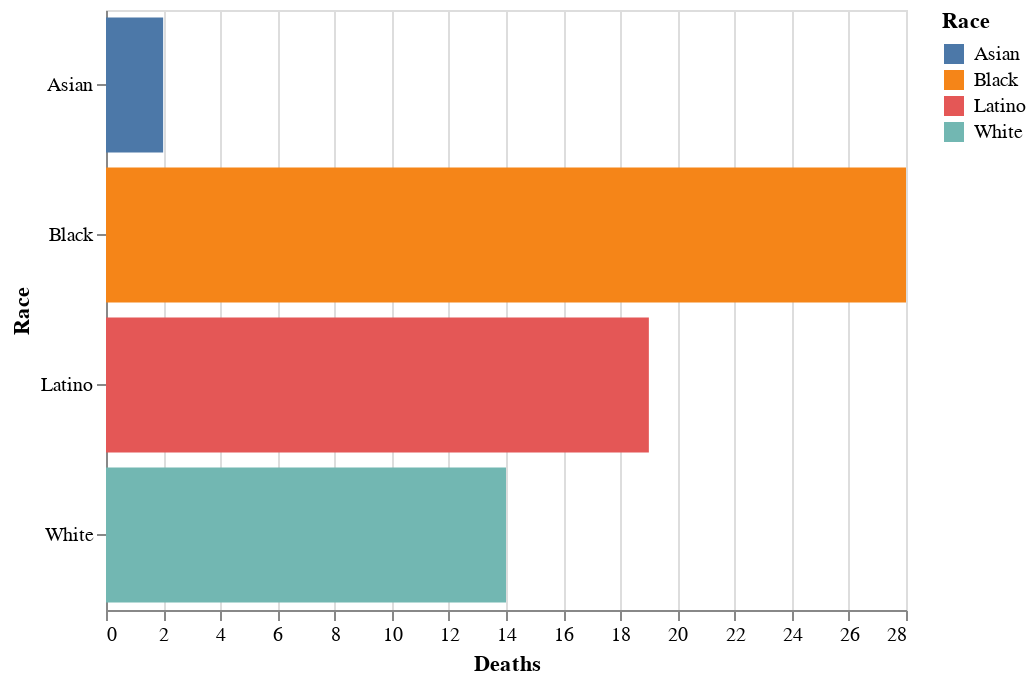

Notebook cell for this chart:
### Markdown cell above
### Styling it out

You can quickly clean up with the cjart with axes options.

### Code cell
alt.Chart(df).mark_bar().encode(
    x=alt.X("count()", axis=alt.Axis(title="Deaths")),
    y=alt.Y("race", axis=alt.Axis(title="Race")),
    color=alt.Color("race", legend=alt.Legend(title="Race"))
)

### Figure 1 — Vega-Lite specification as saved in the notebook (floating-point values rounded to 4 significant figures)
{"$schema": "https://vega.github.io/schema/vega-lite/v2.3.0.json", "config": {"view": {"height": 300, "width": 400}}, "data": {"values": [{"address": "2009 W. 6th St.", "age": 18, "death_date": "1992-04-30", "first_name": "Cesar A.", "gender": "Male", "last_name": "Aguilar", "latitude": 34.06, "longitude": -118.3, "neighborhood": "Westlake", "race": "Latino", "type": "Officer-involved shooting"}, {"address": "Main & College streets", "age": 42, "death_date": "1992-05-01", "first_name": "George", "gender": "Male", "last_name": "Alvarez", "latitude": 34.06, "longitude": -118.2, "neighborhood": "Chinatown", "race": "Latino", "type": "Not riot-related"}, {"address": "3100 Rosecrans Ave.", "age": 40, "death_date": "1992-05-23", "first_name": "Wilson", "gender": "Male", "last_name": "Alvarez", "latitude": 33.9, "longitude": -118.3, "neighborhood": "Hawthorne", "race": "Latino", "type": "Homicide"}, {"address": "Rosecrans & Chester avenues", "age": 30, "death_date": "1992-04-30", "first_name": "Brian E.", "gender": "Male", "last_name": "Andrew", "latitude": 33.9, "longitude": -118.2, "neighborhood": "Compton", "race": "Black", "type": "Officer-involved shooting"}, {"address": "1600 W. 60th St.", "age": 87, "death_date": "1992-05-03", "first_name": "Vivian", "gender": "Female", "last_name": "Austin", "latitude": 33.99, "longitude": -118.3, "neighborhood": "Harvard Park", "race": "Black", "type": "Death"}, {"address": "4404 S. Western Ave.", "age": 27, "death_date": "1992-04-30", "first_name": "Franklin", "gender": "Male", "last_name": "Benavidez", "latitude": 34.0, "longitude": -118.3, "neighborhood": "Vermont Square", "race": "Latino", "type": "Officer-involved shooting"}, {"address": "Harbor Freeway near Slauson Avenue", "age": 42, "death_date": "1992-05-02", "first_name": "Carol", "gender": "Female", "last_name": "Benson", "latitude": 33.99, "longitude": -118.3, "neighborhood": "South Park", "race": "Black", "type": "Death"}, {"address": "2740 W. Olympic Blvd.", "age": 30, "death_date": "1992-04-30", "first_name": "Patrick", "gender": "Male", "last_name": "Bettan", "latitude": 34.05, "longitude": -118.3, "neighborhood": "Koreatown", "race": "White", "type": "Homicide"}, {"address": "Vermont & Leeward avenues", "age": 49, "death_date": "1992-04-30", "first_name": "Hector", "gender": "Male", "last_name": "Castro", "latitude": 34.06, "longitude": -118.3, "neighborhood": "Koreatown", "race": "Latino", "type": "Homicide"}, {"address": "Santa Monica Boulevard & Seward Street", "age": 26, "death_date": "1992-04-30", "first_name": "Jerel L.", "gender": "Male", "last_name": "Channell", "latitude": 34.09, "longitude": -118.3, "neighborhood": "Hollywood", "race": "Black", "type": "Death"}, {"address": "Vermont Avenue & 43rd Street", "age": 15, "death_date": "1992-04-30", "first_name": "Gregory", "gender": "Male", "last_name": "Davis Jr.", "latitude": 34.01, "longitude": -118.3, "neighborhood": "Vermont Square", "race": "Black", "type": "Homicide"}, {"address": "5800 block of South Vermont Avenue", "age": null, "death_date": "1992-05-02", "first_name": "John", "gender": "Male", "last_name": "Doe #80", "latitude": 33.99, "longitude": -118.3, "neighborhood": "Vermont-Slauson", "race": "White", "type": "Homicide"}, {"address": "3500 block of Winslow Drive", "age": 56, "death_date": "1992-05-01", "first_name": "Harry", "gender": "Male", "last_name": "Doller", "latitude": 34.09, "longitude": -118.3, "neighborhood": "Silver Lake", "race": "White", "type": "Not riot-related"}, {"address": "614 S. Locust Ave.", "age": 35, "death_date": "1992-04-30", "first_name": "Kevin J.", "gender": "Male", "last_name": "Edwards", "latitude": 33.89, "longitude": -118.2, "neighborhood": "Compton", "race": "Black", "type": "Not riot-related"}, {"address": "Slauson & 7th avenues", "age": 45, "death_date": "1992-04-30", "first_name": "Howard", "gender": "Male", "last_name": "Epstein", "latitude": 33.99, "longitude": -118.3, "neighborhood": "Hyde Park", "race": "White", "type": "Homicide"}, {"address": "7608 S. Compton Ave.", "age": 65, "death_date": "1992-05-02", "first_name": "Juana", "gender": "Female", "last_name": "Espinosa", "latitude": 33.92, "longitude": -118.2, "neighborhood": "Compton", "race": "Latino", "type": "Homicide"}, {"address": "Braddock Drive & Inglewood Boulevard", "age": 24, "death_date": "1992-05-01", "first_name": "Kevin A.", "gender": "Male", "last_name": "Evanahen", "latitude": 33.99, "longitude": -118.4, "neighborhood": "Del Rey", "race": "White", "type": "Homicide"}, {"address": "1005 S. Fresno St.", "age": 15, "death_date": "1992-04-30", "first_name": "Jose L.", "gender": "Male", "last_name": "Garcia", "latitude": 34.03, "longitude": -118.2, "neighborhood": "Boyle Heights", "race": "Latino", "type": "Not riot-related"}, {"address": "10700 block of Burin Avenue", "age": 15, "death_date": "1992-04-30", "first_name": "Mark", "gender": "Male", "last_name": "Garcia", "latitude": 33.94, "longitude": -118.4, "neighborhood": "Lennox", "race": "Latino", "type": "Officer-involved shooting"}, {"address": "12834 Vanowen St.", "age": 32, "death_date": "1992-12-16", "first_name": "Elias", "gender": "Male", "last_name": "Garcia Rivera", "latitude": 34.19, "longitude": -118.4, "neighborhood": "Valley Glen", "race": "Latino", "type": "Homicide"}, {"address": "2034 W. Pico Blvd.", "age": 36, "death_date": "1992-04-30", "first_name": "Andreas", "gender": "Male", "last_name": "Garnica", "latitude": 34.05, "longitude": -118.3, "neighborhood": "Pico-Union", "race": "Latino", "type": "Not riot-related"}, {"address": "Holt & Loranne avenues", "age": 35, "death_date": "1992-05-01", "first_name": "Meeker", "gender": "Male", "last_name": "Gibson", "latitude": 34.06, "longitude": -117.7, "neighborhood": "Pomona", "race": "Black", "type": "Homicide"}, {"address": "Lemon Avenue & Pacific Coast Highway", "age": 32, "death_date": "1992-04-30", "first_name": "Matthew D.", "gender": "Male", "last_name": "Haines", "latitude": 33.79, "longitude": -118.2, "neighborhood": "Long Beach", "race": "White", "type": "Homicide"}, {"address": "Avalon Boulevard & Slauson Avenue", "age": 38, "death_date": "1992-04-29", "first_name": "Jimmie", "gender": "Male", "last_name": "Harris", "latitude": 33.99, "longitude": -118.3, "neighborhood": "South Park", "race": "Black", "type": "Death"}, {"address": "Central Avenue & 112th Street", "age": 17, "death_date": "1992-04-30", "first_name": "DeAndre", "gender": "Male", "last_name": "Harrison", "latitude": 33.93, "longitude": -118.3, "neighborhood": "Green Meadows", "race": "Black", "type": "Officer-involved shooting"}, {"address": "1439 E. Walnut", "age": 38, "death_date": "1992-05-01", "first_name": "Paul D.", "gender": "Male", "last_name": "Horace", "latitude": 34.02, "longitude": -118.2, "neighborhood": "Central-Alameda", "race": "Black", "type": "Homicide"}, {"address": "Main & 51st streets", "age": 56, "death_date": "1992-05-01", "first_name": "Betty", "gender": "Female", "last_name": "Jackson", "latitude": 34.0, "longitude": -118.3, "neighborhood": "South Park", "race": "Black", "type": "Death"}, {"address": "11322 Alvaro St.", "age": 38, "death_date": "1992-04-30", "first_name": "Dennis Ray", "gender": "Male", "last_name": "Jackson", "latitude": 33.93, "longitude": -118.3, "neighborhood": "Watts", "race": "Black", "type": "Officer-involved shooting"}, {"address": "Willowbrook Avenue & Alondra Boulevard", "age": 25, "death_date": "1992-04-30", "first_name": "Tranh", "gender": "Male", "last_name": "Lam", "latitude": 33.89, "longitude": -118.2, "neighborhood": "Compton", "race": "Asian", "type": "Homicide"}, {"address": "Hobart Boulevard & 3rd Street", "age": 18, "death_date": "1992-04-30", "first_name": "Edward Song", "gender": "Male", "last_name": "Lee", "latitude": 34.07, "longitude": -118.3, "neighborhood": "Koreatown", "race": "Asian", "type": "Homicide"}, {"address": "16th Street & Central Avenue", "age": 36, "death_date": "1992-04-30", "first_name": "Frank D.", "gender": "Male", "last_name": "Lopez", "latitude": 34.03, "longitude": -118.2, "neighborhood": "Downtown", "race": "Latino", "type": "Homicide"}, {"address": "Santa Monica Boulevard & Seward Street", "age": 18, "death_date": "1992-04-30", "first_name": "Darnell R.", "gender": "Male", "last_name": "Mallory", "latitude": 34.09, "longitude": -118.3, "neighborhood": "Hollywood", "race": "Black", "type": "Death"}, {"address": "1800 block of East New York Drive", "age": 51, "death_date": "1992-05-01", "first_name": "Lucie R.", "gender": "Female", "last_name": "Maronian", "latitude": 34.18, "longitude": -118.1, "neighborhood": "Altadena", "race": "White", "type": "Homicide"}, {"address": "near North Los Robles Avenue & Claremont Street", "age": 22, "death_date": "1992-05-03", "first_name": "Howard Eugene", "gender": "Male", "last_name": "Martin", "latitude": 34.17, "longitude": -118.1, "neighborhood": "Pasadena", "race": "Black", "type": "Officer-involved shooting"}, {"address": "Avalon Boulevard & 102nd Street", "age": 45, "death_date": "1992-04-30", "first_name": "Ira F.", "gender": "Male", "last_name": "McCurry", "latitude": 33.94, "longitude": -118.3, "neighborhood": "Green Meadows", "race": "White", "type": "Homicide"}, {"address": "Florence Avenue & Cimarron Street", "age": 32, "death_date": "1992-05-01", "first_name": "Alfred V.", "gender": "Male", "last_name": "Miller", "latitude": 33.97, "longitude": -118.3, "neighborhood": "Chesterfield Square", "race": "Black", "type": "Homicide"}, {"address": "120th Street & Central Avenue", "age": 23, "death_date": "1992-04-29", "first_name": "Arturo C.", "gender": "Male", "last_name": "Miranda", "latitude": 33.92, "longitude": -118.3, "neighborhood": "Green Meadows", "race": "Latino", "type": "Homicide"}, {"address": "2137 E. 115th St.", "age": 24, "death_date": "1992-05-01", "first_name": "Suzanne R.", "gender": "Female", "last_name": "Morgan", "latitude": 33.93, "longitude": -118.2, "neighborhood": "Watts", "race": "Black", "type": "Not riot-related"}, {"address": "1601 S. Western Ave.", "age": 20, "death_date": "1992-08-12", "first_name": "Nissar", "gender": "Male", "last_name": "Mustafa", "latitude": 34.04, "longitude": -118.3, "neighborhood": "Harvard Heights", "race": "White", "type": "Homicide"}, {"address": "Western Avenue & 92nd Street", "age": 27, "death_date": "1992-04-30", "first_name": "Ernest", "gender": "Male", "last_name": "Neal Jr.", "latitude": 33.95, "longitude": -118.3, "neighborhood": "Gramercy Park", "race": "Black", "type": "Homicide"}, {"address": "San Pedro & 78th streets", "age": 21, "death_date": "1992-04-30", "first_name": "Anthony", "gender": "Male", "last_name": "Netherly", "latitude": 33.97, "longitude": -118.3, "neighborhood": "Florence", "race": "Black", "type": "Homicide"}, {"address": "Florence Avenue & Flower Street", "age": 21, "death_date": "1992-05-01", "first_name": "Charles W.", "gender": "Male", "last_name": "Orebo", "latitude": 33.97, "longitude": -118.3, "neighborhood": "Florence", "race": "Black", "type": "Officer-involved shooting"}, {"address": "Santa Monica Boulevard & Seward Street", "age": 37, "death_date": "1992-04-30", "first_name": "Juanita", "gender": "Female", "last_name": "Pettaway", "latitude": 34.09, "longitude": -118.3, "neighborhood": "Hollywood", "race": "Black", "type": "Death"}, {"address": "4028 Santa Monica Blvd.", "age": 20, "death_date": "1992-04-30", "first_name": "Juan A.", "gender": "Male", "last_name": "Pineda", "latitude": 34.09, "longitude": -118.3, "neighborhood": "Silver Lake", "race": "Latino", "type": "Homicide"}, {"address": "12732 Bess St.", "age": 23, "death_date": "1992-05-03", "first_name": "Hugo G.", "gender": "Male", "last_name": "Ramirez", "latitude": 34.07, "longitude": -118.0, "neighborhood": "Baldwin Park", "race": "Latino", "type": "Not riot-related"}, {"address": "11690 Gateway Blvd.", "age": 68, "death_date": "1992-05-01", "first_name": "Aaron", "gender": "Male", "last_name": "Ratinoff", "latitude": 34.03, "longitude": -118.4, "neighborhood": "Sawtelle", "race": "White", "type": "Homicide"}, {"address": "Pico Boulevard & Vermont Avenue", "age": 26, "death_date": "1992-05-03", "first_name": "Victor R.", "gender": "Male", "last_name": "Rivas", "latitude": 34.05, "longitude": -118.3, "neighborhood": "Pico-Union", "race": "Latino", "type": "Officer-involved shooting"}, {"address": "2882 W. 9th St.", "age": 33, "death_date": "1992-05-01", "first_name": "William", "gender": "Male", "last_name": "Ross", "latitude": 34.06, "longitude": -118.3, "neighborhood": "Koreatown", "race": "White", "type": "Homicide"}, {"address": "3100 block of South Main Street", "age": 20, "death_date": "1992-05-20", "first_name": "Juan V.", "gender": "Male", "last_name": "Salgado", "latitude": 34.02, "longitude": -118.3, "neighborhood": "Historic South-Central", "race": "Latino", "type": "Homicide"}, {"address": "San Diego Freeway & San Fernando Mission Boulevard", "age": 31, "death_date": "1992-05-03", "first_name": "Imad", "gender": "Male", "last_name": "Sharaf", "latitude": 34.27, "longitude": -118.5, "neighborhood": "Mission Hills", "race": "Black", "type": "Not riot-related"}, {"address": "Vermont Avenue & Santa Monica Boulevard", "age": 25, "death_date": "1992-05-01", "first_name": "Jose", "gender": "Male", "last_name": "Solorzano", "latitude": 34.09, "longitude": -118.3, "neighborhood": "East Hollywood", "race": "Latino", "type": "Homicide"}, {"address": "2600 block of Florence Avenue", "age": 20, "death_date": "1992-04-30", "first_name": "George A.", "gender": "Male", "last_name": "Sosa", "latitude": 33.97, "longitude": -118.2, "neighborhood": "Huntington Park", "race": "Latino", "type": "Homicide"}, {"address": "11322 Alvaro St.", "age": 31, "death_date": "1992-04-30", "first_name": "Anthony J.", "gender": "Male", "last_name": "Taylor", "latitude": 33.93, "longitude": -118.3, "neighborhood": "Watts", "race": "Black", "type": "Officer-involved shooting"}, {"address": "4365 S. Vermont Ave.", "age": 42, "death_date": "1992-04-29", "first_name": "Dwight", "gender": "Male", "last_name": "Taylor", "latitude": 34.0, "longitude": -118.3, "neighborhood": "Vermont Square", "race": "Black", "type": "Homicide"}, {"address": "5213 Sunset Blvd.", "age": 26, "death_date": "1992-04-30", "first_name": "James L.", "gender": "Male", "last_name": "Taylor", "latitude": 34.1, "longitude": -118.3, "neighborhood": "East Hollywood", "race": "Black", "type": "Homicide"}, {"address": "5510 W. Sunset Blvd.", "age": 54, "death_date": "1993-11-24", "first_name": "Wallace", "gender": "Male", "last_name": "Tope", "latitude": 34.1, "longitude": -118.3, "neighborhood": "Hollywood", "race": "White", "type": "Homicide"}, {"address": "San Fernando Road & San Fernando Mission Boulevard", "age": 15, "death_date": "1992-04-29", "first_name": "Edward Anthony", "gender": "Male", "last_name": "Travens", "latitude": 34.28, "longitude": -118.4, "neighborhood": "San Fernando", "race": "White", "type": "Not riot-related"}, {"address": "5100 block of West Slauson Avenue", "age": 33, "death_date": "1992-04-29", "first_name": "Eduardo C.", "gender": "Male", "last_name": "Vela", "latitude": 33.99, "longitude": -118.4, "neighborhood": "Ladera Heights", "race": "Latino", "type": "Homicide"}, {"address": "11932 Cometa Ave.", "age": 20, "death_date": "1992-05-02", "first_name": "Fredrick", "gender": "Male", "last_name": "Ward", "latitude": 34.29, "longitude": -118.4, "neighborhood": "Pacoima", "race": "Black", "type": "Homicide"}, {"address": "4365 S. Vermont Ave.", "age": 18, "death_date": "1992-04-29", "first_name": "Louis A.", "gender": "Male", "last_name": "Watson", "latitude": 34.01, "longitude": -118.3, "neighborhood": "Vermont Square", "race": "Black", "type": "Homicide"}, {"address": "Western Avenue & 92nd Street", "age": 33, "death_date": "1992-04-30", "first_name": "Elbert O.", "gender": "Male", "last_name": "Wilkins", "latitude": 33.95, "longitude": -118.3, "neighborhood": "Gramercy Park", "race": "Black", "type": "Homicide"}, {"address": "10621 Sepulveda Blvd.", "age": 37, "death_date": "1992-04-29", "first_name": "John H.", "gender": "Male", "last_name": "Willers", "latitude": 34.26, "longitude": -118.5, "neighborhood": "Mission Hills", "race": "White", "type": "Homicide"}, {"address": "Gage & Western avenues", "age": 29, "death_date": "1992-04-29", "first_name": "Willie Bernard", "gender": "Male", "last_name": "Williams", "latitude": 33.98, "longitude": -118.3, "neighborhood": "Chesterfield Square", "race": "Black", "type": "Death"}]}, "encoding": {"color": {"field": "race", "legend": {"title": "Race"}, "type": "nominal"}, "x": {"aggregate": "count", "axis": {"title": "Deaths"}, "type": "quantitative"}, "y": {"axis": {"title": "Race"}, "field": "race", "type": "nominal"}}, "mark": "bar"}
